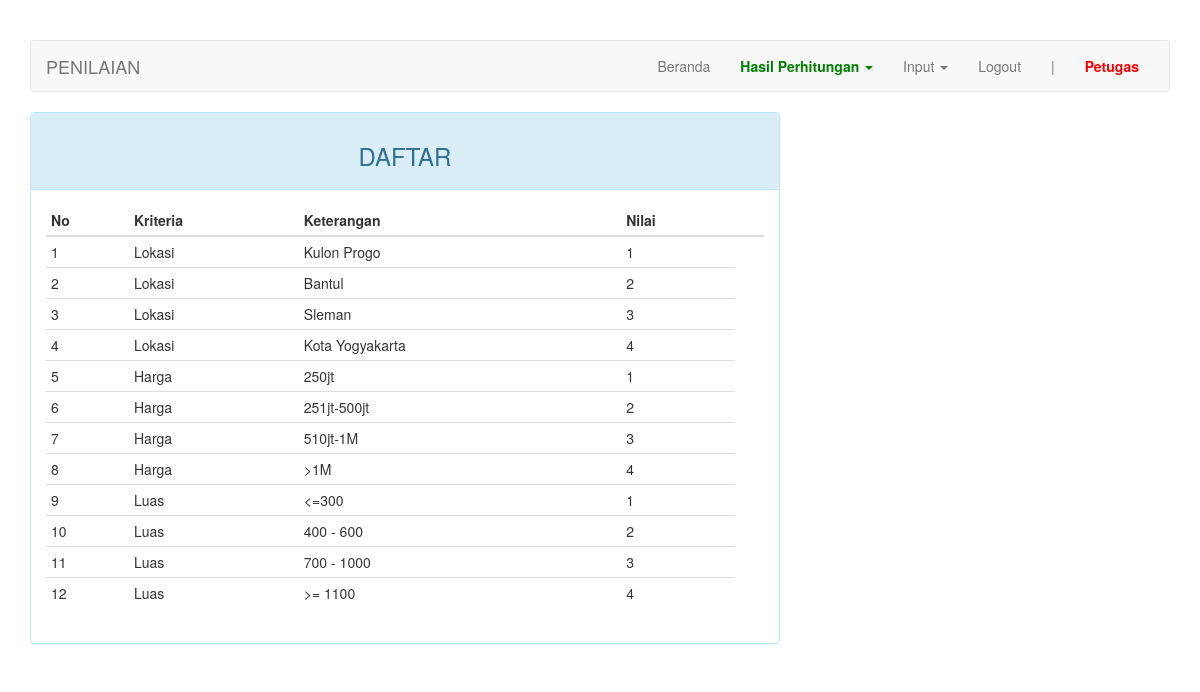
Screenshot of /index.php?page=penilaian (signed in) with the database file from the repository.
### tables this page shows
CREATE TABLE `penilaian` (
  `kd_penilaian` int(11) NOT NULL,
  `kd_perumahan` int(11) DEFAULT NULL,
  `kd_kriteria` int(11) NOT NULL,
  `keterangan` varchar(200) NOT NULL,
  `bobot` tinyint(1) DEFAULT NULL
);

CREATE TABLE `kriteria` (
  `kd_kriteria` int(11) NOT NULL,
  `kd_perumahan` int(11) NOT NULL,
  `nama` varchar(50) NOT NULL,
  `sifat` enum('min','max') DEFAULT NULL
);

### page/penilaian.php (the view, shortened to what this page needs)
<div class="row">
	<div class="col-md-8">
	    <div class="panel panel-info">
	        <div class="panel-heading"><h3 class="text-center">DAFTAR</h3></div>
	        <div class="panel-body">
	            <table class="table table-condensed">
	                <thead>
	                    <tr>
	                        <th>No</th>
	                        <th>Kriteria</th>
	                        <th>Keterangan</th>
	                        <th>Nilai</th>
	                        <th></th>
	                    </tr>
	                </thead>
	                <tbody>
	                    <?php $no = 1; ?>
	                    <?php if ($query = $connection->query("SELECT a.kd_penilaian, c.nama AS nama_perumahan, b.nama AS nama_kriteria, a.keterangan, a.bobot FROM penilaian a JOIN kriteria b ON a.kd_kriteria=b.kd_kriteria JOIN perumahan c ON a.kd_perumahan=c.kd_perumahan")): ?>
	                        <?php while($row = $query->fetch_assoc()): ?>
	                        <tr>
	                            <td><?=$no++?></td>
	                            <td><?=$row['nama_kriteria']?></td>
	                            <td><?=$row['keterangan']?></td>
	                            <td><?=$row['bobot']?></td>
	                        </tr>
	                        <?php endwhile ?>
	                    <?php endif ?>
	                </tbody>
	            </table>
	        </div>
	    </div>
	</div>
</div>

### index.php (shortened to what this page needs)
<?php
require_once "config.php";
?>
<!DOCTYPE html>
<html lang="en">
<head>
    <link rel="stylesheet" href="assets/css/bootstrap.min.css">
</head>
<body>
    <div class="container">
        <nav class="navbar navbar-default">
            <div class="container-fluid">
                <div class="navbar-header">
                    <a class="navbar-brand" href="#"><?php $str = (isset($_GET["page"])) ? (($_GET["page"] == "nilai") ? "persyaratan" : $_GET["page"]) : "home"; echo strtoupper($str)?></a>
                </div>
                <div class="collapse navbar-collapse" id="bs-example-navbar-collapse-1">
                    <ul class="nav navbar-nav navbar-right">
                        <li><a href="?page=home">Beranda <span class="sr-only">(current)</span></a></li>
                        <li class="dropdown">
                          <a href="#" class="dropdown-toggle" style="font-weight: bold; color: green;" data-toggle="dropdown" role="button" aria-haspopup="true" aria-expanded="false">Hasil Perhitungan <span class="caret"></span></a>
                        </li>
                        <li class="dropdown">
                          <a href="#" class="dropdown-toggle" data-toggle="dropdown" role="button" aria-haspopup="true" aria-expanded="false">Input <span class="caret"></span></a>
                        </li>
                        <li><a href="logout.php">Logout</a></li>
                        <li><a href="#">|</a></li>
                        <li><a href="#" style="font-weight: bold; color: red;"><?= ucfirst($_SESSION["username"]) ?></a></li>
                    </ul>
                </div>
            </div>
        </nav>
        <div class="row">
            <div class="col-md-12">
              <?php include page($_PAGE); ?>
            </div>
        </div>
    </div>
</body>
</html>

### index.php (style rules this page uses)
body { margin-top: 40px; }

### rows the page displays
penilaian: kd_kriteria.nama "Lokasi", keterangan "Kulon Progo", bobot "1"
penilaian: kd_kriteria.nama "Lokasi", keterangan "Bantul", bobot "2"
penilaian: kd_kriteria.nama "Lokasi", keterangan "Sleman", bobot "3"
penilaian: kd_kriteria.nama "Lokasi", keterangan "Kota Yogyakarta", bobot "4"
penilaian: kd_kriteria.nama "Harga", keterangan "250jt", bobot "1"
penilaian: kd_kriteria.nama "Harga", keterangan "251jt-500jt", bobot "2"
penilaian: kd_kriteria.nama "Harga", keterangan "510jt-1M", bobot "3"
penilaian: kd_kriteria.nama "Harga", keterangan ">1M", bobot "4"
penilaian: kd_kriteria.nama "Luas", keterangan "<=300", bobot "1"
penilaian: kd_kriteria.nama "Luas", keterangan "400 - 600", bobot "2"
penilaian: kd_kriteria.nama "Luas", keterangan "700 - 1000", bobot "3"
penilaian: kd_kriteria.nama "Luas", keterangan ">= 1100", bobot "4"

### other values shown
$str "PENILAIAN"
$_SESSION["username"] "Petugas"
